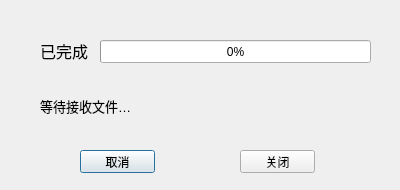
<?xml version="1.0" encoding="UTF-8"?>
<ui version="4.0">
 <class>Client</class>
 <widget class="QDialog" name="Client">
  <property name="geometry">
   <rect>
    <x>0</x>
    <y>0</y>
    <width>400</width>
    <height>190</height>
   </rect>
  </property>
  <property name="windowTitle">
   <string>接收</string>
  </property>
  <widget class="QLabel" name="client_status_label">
   <property name="geometry">
    <rect>
     <x>40</x>
     <y>70</y>
     <width>331</width>
     <height>71</height>
    </rect>
   </property>
   <property name="font">
    <font>
     <pointsize>10</pointsize>
    </font>
   </property>
   <property name="text">
    <string>等待接收文件…</string>
   </property>
  </widget>
  <widget class="QProgressBar" name="client_progressBar">
   <property name="geometry">
    <rect>
     <x>100</x>
     <y>40</y>
     <width>271</width>
     <height>23</height>
    </rect>
   </property>
   <property name="value">
    <number>0</number>
   </property>
  </widget>
  <widget class="QPushButton" name="client_cancel_btn">
   <property name="geometry">
    <rect>
     <x>80</x>
     <y>150</y>
     <width>75</width>
     <height>23</height>
    </rect>
   </property>
   <property name="text">
    <string>取消</string>
   </property>
  </widget>
  <widget class="QPushButton" name="client_close_btn">
   <property name="geometry">
    <rect>
     <x>240</x>
     <y>150</y>
     <width>75</width>
     <height>23</height>
    </rect>
   </property>
   <property name="text">
    <string>关闭</string>
   </property>
  </widget>
  <widget class="QLabel" name="client_result_label">
   <property name="geometry">
    <rect>
     <x>40</x>
     <y>40</y>
     <width>61</width>
     <height>21</height>
    </rect>
   </property>
   <property name="font">
    <font>
     <pointsize>12</pointsize>
    </font>
   </property>
   <property name="text">
    <string>已完成</string>
   </property>
  </widget>
 </widget>
 <resources/>
 <connections/>
</ui>
